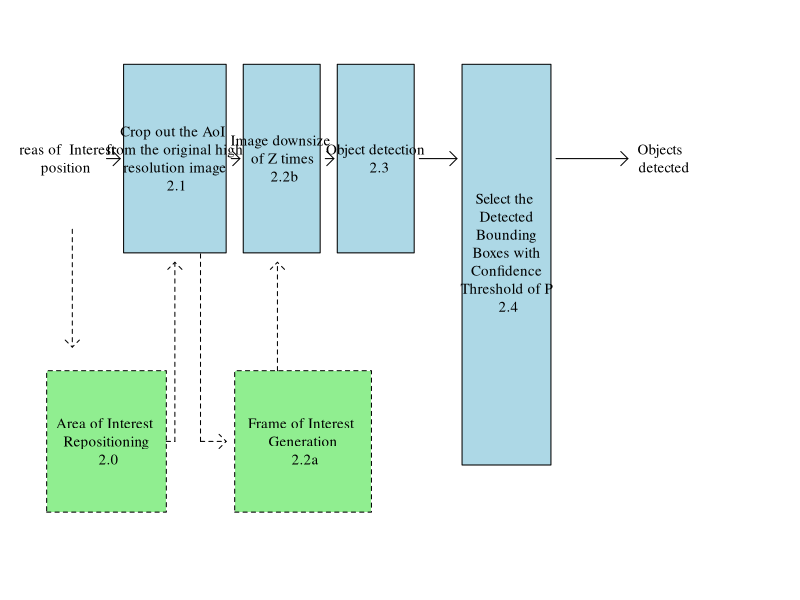
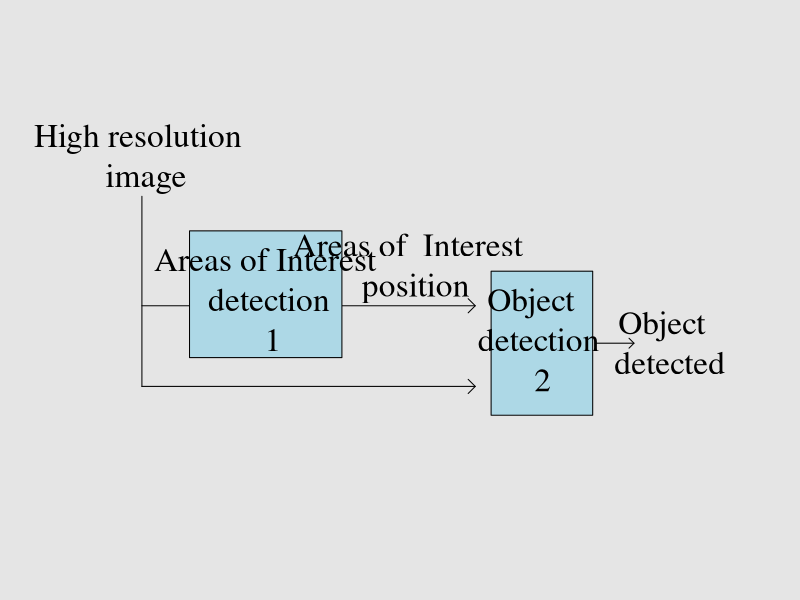
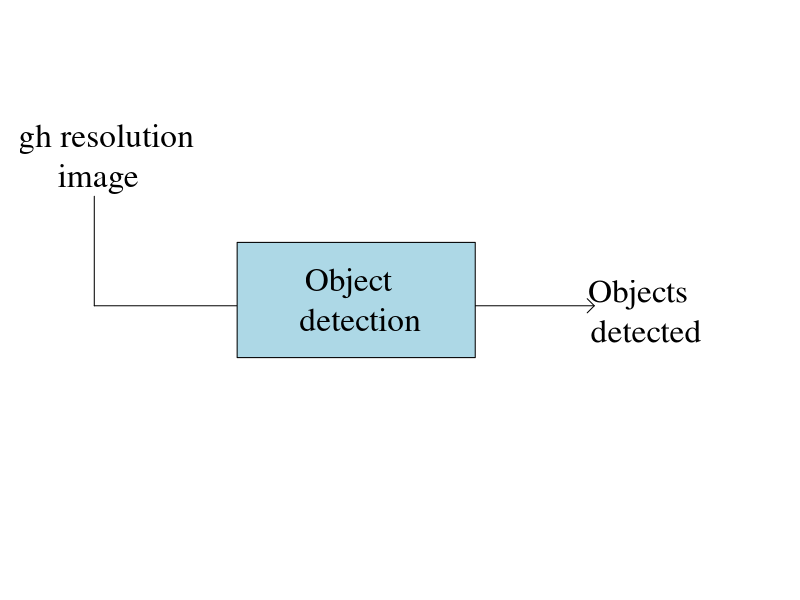
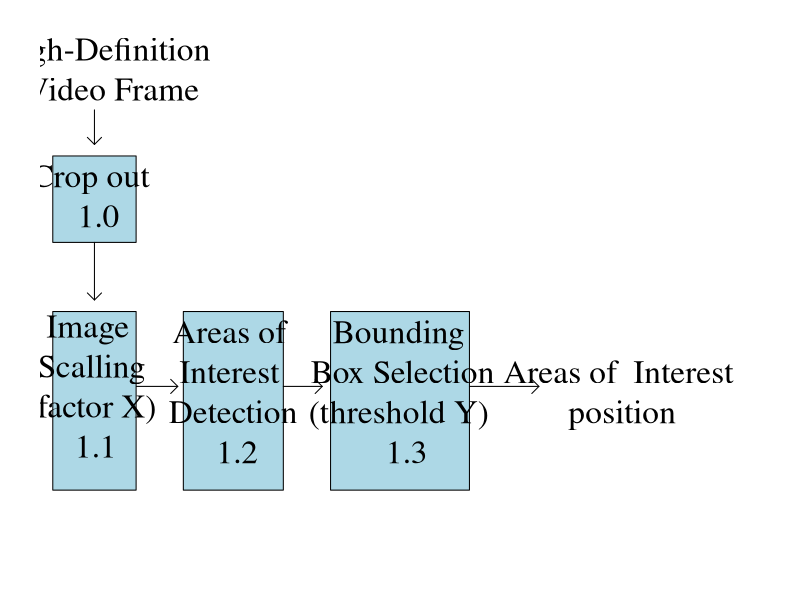

Source code (R) for these figures, in order:

jpeg("Diagram.jpg", height = 700 ,width = 1000)
par(mar= c(1, 1, 1, 3),bty="n", xaxt="n",
    family="serif", yaxt="n", bg="gray90")
plot(x = c(-1,20), y = c(1,10), type="n", xlab = "",
     ylab="")
text("High resolution \n image", x=2, y = 8, cex= 2)
segments(2,7.3,y1=4)
arrows(x0 = 2, y0 = 5.4, x1 = 12.5, 
       col = "black", length = 0.1, angle = 45)
arrows(x0 = 2, y0 = 4, x1 = 12.5, 
       col = "black", length = 0.1, angle = 45)
rect(xleft=3.5, ybottom=4.5, 
     xright=8.3, ytop=6.7, 
     density = NULL, angle = 45,
     col = "lightblue", border = NULL, 
     lty = par("lty"), lwd = par("lwd"))
text("Areas of Interest \n detection \n 1", x=6, y = 5.5, cex= 2)

text("Areas of  Interest \n position", x=10.5, y = 6.1, cex= 2)
rect(xleft=13, ybottom=3.5, 
     xright=16.2, ytop=6,
     density = NULL, angle = 45,
     col = "lightblue", border = NULL, lty = par("lty"), lwd = par("lwd"))
text("Object  \n detection \n 2", x=14.5, y = 4.8, cex= 2)
arrows(x0 = 16.3, y0 = 4.75, x1 = 17.5, 
       col = "black", length = 0.07, angle = 45)
text("Object \n detected", x=18.5, y = 4.75, cex= 2)

dev.off()



jpeg("Diagram2.jpg", height = 700 ,width = 1300)
par(mar= c(1, 1, 1, 3),bty="n", xaxt="n", family="serif", yaxt="n")
plot(x = c(1,15), y = c(1,10), type="n", xlab = "",
     ylab="")
text("High resolution \n image", x=2, y = 8, cex= 2)
segments(2,7.3,y1=5.4)
arrows(x0 = 2, y0 = 5.4, x1 = 12.5, 
       col = "black", length = 0.1, angle = 45)
rect(xleft=5, ybottom=4.5, xright=10, ytop=6.5, density = NULL, angle = 45,
     col = "lightblue", border = NULL, lty = par("lty"), lwd = par("lwd"))
text("Object  \n detection", x=7.5, y = 5.5, cex= 2)
text("Objects \n detected", x=13.5, y = 5.3, cex= 2)

dev.off()

jpeg("Diagram3.jpg", height = 1300 ,width = 2500)
par(mar= c(1, 2, 1, 2),bty="n", xaxt="n", family="serif", yaxt="n")
plot(x = c(1,25), y = c(1,10), type="n", xlab = "",
     ylab="", bg = "gray75")
text("High-Definition \n Video Frame", x=2.5, y = 9.5, cex= 2)
arrows(2,8.8,y1=8.2, 
         col = "black", 
         length = 0.1, 
         angle = 45)

rect(xleft=0.5, ybottom=6.5, xright=3.5, ytop=8, density = NULL, angle = 45,
     col = "lightblue", border = NULL, lty = par("lty"), lwd = par("lwd"))
text("Crop out \n 1.0", x=2, y = 7.3, cex= 2)
arrows(2,6.5,y1=5.5, 
       col = "black", 
       length = 0.1, 
       angle = 45)
arrows(x0 = 2, y0 = 4, x1 = 5, 
       col = "black", length = 0.1, angle = 45)

rect(xleft=0.5, ybottom=2.2, xright=3.5, ytop=5.3, density = NULL, angle = 45,
     col = "lightblue", border = NULL, lty = par("lty"), lwd = par("lwd"))
text("Image \n Scalling \n (factor X) \n 1.1", 
     x=1.9, y = 4, cex= 2)

rect(xleft=5.2, ybottom=2.2, xright=8.8, ytop=5.3, density = NULL, angle = 45,
     col = "lightblue", border = NULL, lty = par("lty"), lwd = par("lwd"))
text("Areas of \nInterest \n Detection \n 1.2", 
     x=7, y = 3.9, cex= 2)
arrows(x0 = 8.8, y0 = 4, x1 = 10.2, 
       col = "black", length = 0.1, angle = 45)
rect(xleft=10.5, ybottom=2.2, xright=15.5, ytop=5.3, density = NULL, angle = 45,
     col = "lightblue", border = NULL, lty = par("lty"), lwd = par("lwd"))
text("Bounding \n Box Selection \n (threshold Y)  \n 1.3", 
     x=13.1, y = 3.9, cex= 2)
arrows(x0 = 15.5, y0 = 4, x1 = 18, 
       col = "black", length = 0.1, angle = 45)
text("Areas of  Interest \nposition", x=21, y = 3.9, cex= 2)

dev.off()

par(mar= c(1, 1, 1, 3),bty="n", xaxt="n", family="serif", yaxt="n")
plot(x = c(1,40), y = c(1,12), type="n", xlab = "",
     ylab="")
text("Areas of  Interest \n position", x=2, y = 9.5, cex= 0.9)
arrows(x0 = 4.5, y0 = 9.5, x1 = 5.3, 
       col = "black", length = 0.1, angle = 45)
arrows(x0 = 2.5, y0 = 8, y1 = 5.5, 
       col = "black", length = 0.1, angle = 45,lty=2)
rect(xleft=5.5, ybottom=7.5, xright=11.5, ytop=11.5, density = NULL, angle = 45,
     col = "lightblue", border = NULL, lty = par("lty"), lwd = par("lwd"))
segments(10,3.5,y1=7.5, lty=2)
arrows(x0 = 10, y0 = 3.5, x1 = 11.5, 
       col = "black", length = 0.1, angle = 45, lty=2)
text("Crop out the AoI \n from the original high \n resolution image \n 2.1",
     x=8.5, y = 9.5, cex= 0.9)
arrows(x0 = 11.8, y0 = 9.5, x1 = 12.3, 
       col = "black", length = 0.1, angle = 45)
rect(xleft=12.5, ybottom=7.5, xright=17, ytop=11.5, density = NULL, angle = 45,
     col = "lightblue", border = NULL, lty = par("lty"), lwd = par("lwd"))
text("Image downsize \n of Z times \n 2.2b",
     x=14.8, y = 9.5, cex= 0.9)
arrows(x0 = 17.3, y0 = 9.5, x1 = 17.8, 
       col = "black", length = 0.1, angle = 45)
rect(xleft=18, ybottom=7.5, xright=22.5, ytop=11.5, density = NULL, angle = 45,
     col = "lightblue", border = NULL, lty = par("lty"), lwd = par("lwd"))
text("Object detection \n 2.3",
     x=20.35, y = 9.5, cex= 0.9)
arrows(x0 = 22.8, y0 = 9.5, x1 = 25, 
       col = "black", length = 0.1, angle = 45)
rect(xleft=25.3, ybottom=3, xright=30.5, ytop=11.5, density = NULL, angle = 45,
     col = "lightblue", border = NULL, lty = par("lty"), lwd = par("lwd"))
text("Select the \n Detected \n Bounding \n Boxes with \n Confidence \n Threshold of P \n 2.4",
     x=27.9, y = 7.5, cex= 0.9)
arrows(x0 = 30.8, y0 = 9.5, x1 = 35, 
       col = "black", length = 0.1, angle = 45)

rect(xleft=1, ybottom=2, xright=8, ytop=5, density = NULL, angle = 45,
     col = "lightgreen", border = NULL, lty = 2, lwd = par("lwd"))
text("Area of Interest \n Repositioning \n 2.0",
     x=4.5, y = 3.5, cex= 0.9)
segments(8,3.5,x1=8.5, lty=2)
arrows(x0 = 8.5, y0 = 3.5, y1 = 7.3, 
       col = "black", length = 0.1, angle = 45,lty=2)
rect(xleft=12, ybottom=2, xright=20, ytop=5, density = NULL, angle = 45,
     col = "lightgreen", border = NULL, lty = 2, lwd = par("lwd"))
text("Frame of Interest \n Generation \n 2.2a",
     x=16, y = 3.5, cex= 0.9)
arrows(x0 = 14.5, y0 = 5, y1 = 7.3, 
       col = "black", length = 0.1, angle = 45,lty=2)
text("Objects \n detected",
     x=37, y = 9.5, cex= 0.9)
dev.off()
